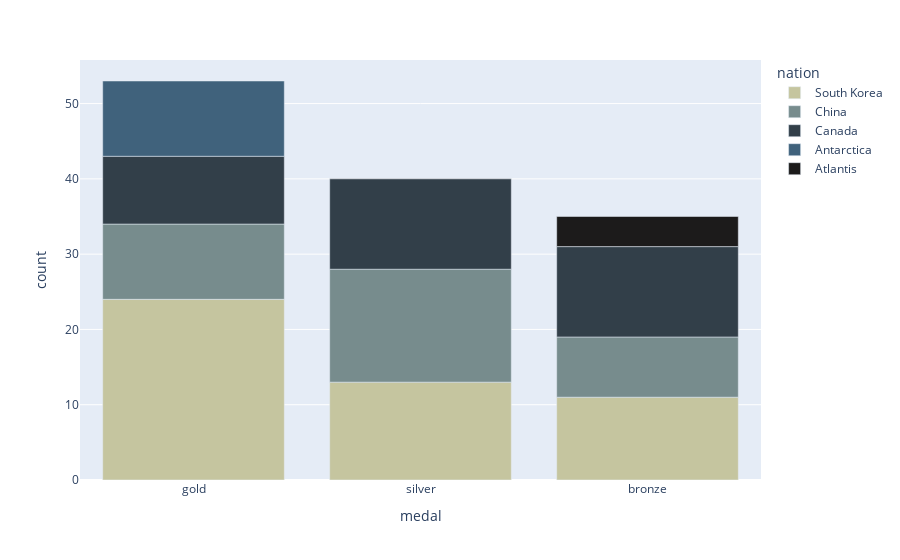

The notebook cell this image was saved under:
### Code cell
import pandas as pd
df = px.data.medals_long()
# add some example data to increase color palettet
df2 = pd.DataFrame([['Antarctica', 'gold', 10]], columns=['nation','medal','count'])
df3 = pd.DataFrame([['Atlantis', 'bronze', 4]], columns=['nation','medal','count'])

df = pd.concat([df, df2, df3])

fig = px.bar(df, x="medal", y="count", color="nation", color_discrete_sequence=vangogh_px)
fig.show()

### Figure 1 — Plotly figure (JSON) as saved in the notebook; plotly's stock layout.template omitted (floating-point values rounded to 4 significant figures)
{"data": [{"alignmentgroup": "True", "hovertemplate": "nation=South Korea<br>medal=%{x}<br>count=%{y}<extra></extra>", "legendgroup": "South Korea", "marker": {"color": "#c5c59f", "pattern": {"shape": ""}}, "name": "South Korea", "offsetgroup": "South Korea", "orientation": "v", "showlegend": true, "textposition": "auto", "type": "bar", "x": ["gold", "silver", "bronze"], "xaxis": "x", "y": [24, 13, 11], "yaxis": "y"}, {"alignmentgroup": "True", "hovertemplate": "nation=China<br>medal=%{x}<br>count=%{y}<extra></extra>", "legendgroup": "China", "marker": {"color": "#778c8d", "pattern": {"shape": ""}}, "name": "China", "offsetgroup": "China", "orientation": "v", "showlegend": true, "textposition": "auto", "type": "bar", "x": ["gold", "silver", "bronze"], "xaxis": "x", "y": [10, 15, 8], "yaxis": "y"}, {"alignmentgroup": "True", "hovertemplate": "nation=Canada<br>medal=%{x}<br>count=%{y}<extra></extra>", "legendgroup": "Canada", "marker": {"color": "#323f49", "pattern": {"shape": ""}}, "name": "Canada", "offsetgroup": "Canada", "orientation": "v", "showlegend": true, "textposition": "auto", "type": "bar", "x": ["gold", "silver", "bronze"], "xaxis": "x", "y": [9, 12, 12], "yaxis": "y"}, {"alignmentgroup": "True", "hovertemplate": "nation=Antarctica<br>medal=%{x}<br>count=%{y}<extra></extra>", "legendgroup": "Antarctica", "marker": {"color": "#40627c", "pattern": {"shape": ""}}, "name": "Antarctica", "offsetgroup": "Antarctica", "orientation": "v", "showlegend": true, "textposition": "auto", "type": "bar", "x": ["gold"], "xaxis": "x", "y": [10], "yaxis": "y"}, {"alignmentgroup": "True", "hovertemplate": "nation=Atlantis<br>medal=%{x}<br>count=%{y}<extra></extra>", "legendgroup": "Atlantis", "marker": {"color": "#1c1b1b", "pattern": {"shape": ""}}, "name": "Atlantis", "offsetgroup": "Atlantis", "orientation": "v", "showlegend": true, "textposition": "auto", "type": "bar", "x": ["bronze"], "xaxis": "x", "y": [4], "yaxis": "y"}], "layout": {"barmode": "relative", "legend": {"title": {"text": "nation"}, "tracegroupgap": 0}, "margin": {"t": 60}, "xaxis": {"anchor": "y", "domain": [0, 1], "title": {"text": "medal"}}, "yaxis": {"anchor": "x", "domain": [0, 1], "title": {"text": "count"}}}}
